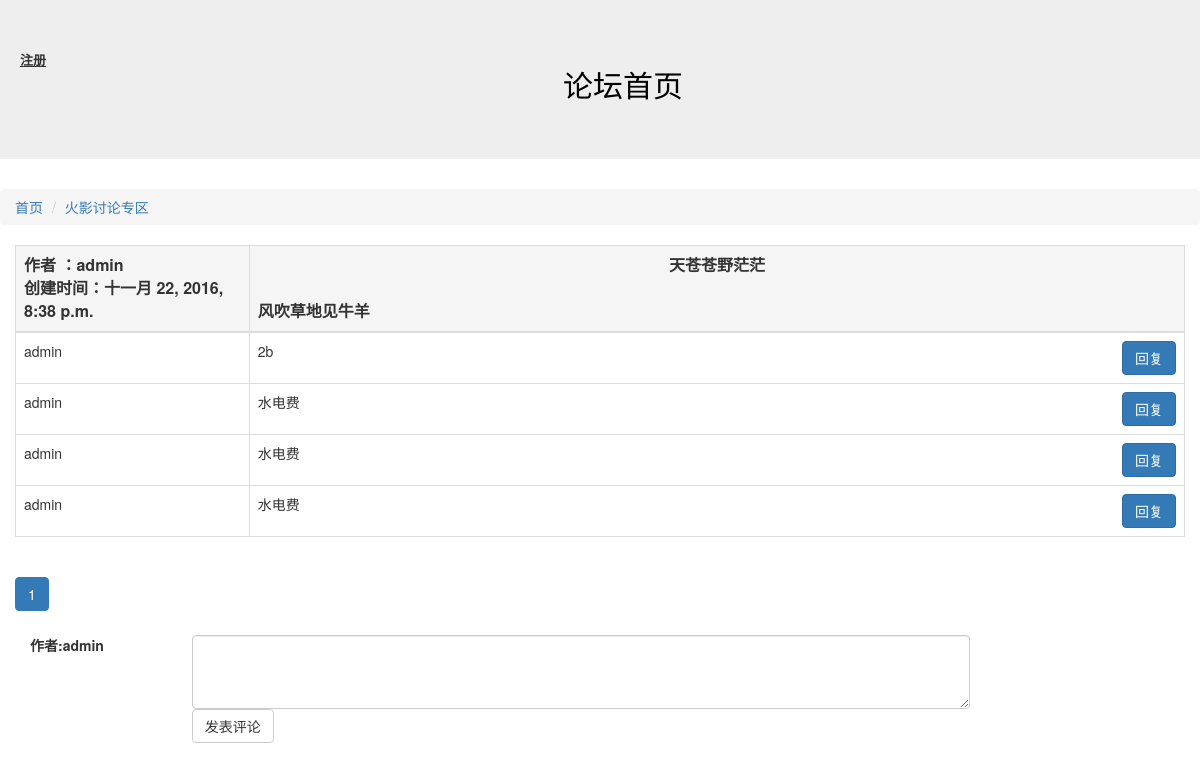
/article/detail/13 (signed in), run on the app's committed database.
### article/models.py (models this page shows, shortened)
class Article(models.Model):
    owner = models.ForeignKey(User,verbose_name="作者")
    block = models.ForeignKey(Block,verbose_name="板块ID")
    title = models.CharField("文章标题",max_length=10)
    content = models.CharField("文章内容",max_length=10000)
    status = models.IntegerField("状态",choices=((0,"正常"),(-1,"关闭")))
    create_timestamp = models.DateTimeField("创建时间",auto_now_add =True)
    last_timestamp = models.DateTimeField("最后更新时间",auto_now=True)
    class Meta:
        verbose_name = "文章"
        verbose_name_plural = "文章"

### block/models.py (models this page shows, shortened)
class Block(models.Model):
    names = models.CharField("板块名称",max_length=100)
    desc = models.CharField("板块描述",max_length=100)
    manager_name = models.CharField("板块管理员名称",max_length=100)
    status = models.IntegerField("状态",choices=((0,"正常"),(-1,"关闭")))
    class Meta:
        verbose_name = "板块"
        verbose_name_plural = "板块配置"

### comment/models.py (models this page shows, shortened)
class Comment(models.Model):
    owner = models.ForeignKey(User,verbose_name="作者")
    article = models.ForeignKey(Article,verbose_name="文章ID")
    content = models.CharField("评论内容",max_length=10000)
    status = models.IntegerField("状态",choices=((0,"正常"),(-1,"关闭")))
    to_comment = models.ForeignKey("self",null=True,blank=True,verbose_name="被回复评论")
    create_timestamp = models.DateTimeField("创建时间",auto_now_add=True)
    last_timestamp = models.DateTimeField("最后更新时间",auto_now=True)
    class Meta:
        verbose_name = "评论"
        verbose_name_plural = "评论"

### article/views.py (the view)
# urls.py: url(r'^detail/(?P<d_id>\d+)',detail),
@login_required
def detail(request,d_id):
    d_id = int(d_id)
    article = Article.objects.get(id=d_id)
    page_no = int(request.GET.get("page_no","1"))
    all_comments = Comment.objects.filter(article=article,status=0).order_by("id")
    comments_objs,page = paginate_queryset(all_comments,page_no,5)
    return render(request,"detail.html",{"detail":article,"page":page,"comments":comments_objs})

### tools.py (called while the page is built)
def paginate_queryset(obj,page_no,cnt_per_page=10,half_show_length=5):
    p = Paginator(obj,cnt_per_page)
    if page_no > p.num_pages:
        page_no = p.num_pages
    if page_no <= 0:
        page_no = 1
    page_links = [ i for i in range(page_no - half_show_length,page_no + half_show_length+1) if i > 0 and i <= p.num_pages]
    page = p.page(page_no)
    count = p.count
    previous_link = page_links[0] -1
    next_link = page_links[-1]+1
    pagination_data = {"has_previous": previous_link > 0,
			"has_next": next_link <= p.num_pages,
			"previous_link":page_no-1,
			"next_link":page_no+1,
			"page_cnt":p.num_pages,
			"current_no":page_no,
			"page_links":page_links,
			"count":count,
}
    return (page.object_list,pagination_data)

### article/templates/detail.html (shortened to what this page needs)
{% extends "base.html" %}
{% block content %}
<ol class="breadcrumb">
  <li ><a href="/">首页</a></li>
  <li class="active"><a href="/article/list/{{ detail.block.id }}">{{ detail.block.names }}</a></li>
</ol>
<div class="col-sm-12">
<table class="table table-bordered">
        <thead>
         <th class="active" style=width:20%;font-size:16px>作者  ：{{ detail.owner }}</br> 创建时间：{{ detail.create_timestamp }}   </br></th>
         <th class="active" style=with:60%;font-size:16px><center>{{ detail.title }} </center></br> {{ detail.content }} </th>
        </thead>
        <tbody>
        {%for comment in comments %}
        <tr >
                <td>{{ comment.owner }}</td>
                <td>
{{ comment.content | linebreaksbr }} <a href="#replyRegion" data-id="{{ comment.id }}"  class="replyBtn btn btn-primary pull-right">回复</a>  </td>
        </tr>
        {% endfor %}
        </tbody>
</table>
{% include "Pagination.html" %}
</div>
<div class="col-sm-10">
<div class="form-group">
<label for="inputEmail3" class="col-sm-2 control-label">作者:{{ request.user }}</label>
<div id="replyRegion" class="col-sm-10">
<textarea id="commentContent" class="form-control" rows="3"></textarea>
</div>
</div>
<div class="form-group">
    <div class="col-sm-offset-2 col-sm-10">
      <button id="commentBtn" type="submit" class="btn btn-default">发表评论</button>
    </div>
  </div>
</div>
{% endblock %}

### data on the page
Article: block.names "火影讨论专区", owner "admin", create_timestamp "十一月 22, 2016, 8:38 p.m.", title "天苍苍野茫茫", content "风吹草地见牛羊"
Comment: owner "admin", content "2b"
Comment: owner "admin", content "水电费"
Comment: owner "admin", content "水电费"
Comment: owner "admin", content "水电费"

### other printed values
{{ page.current_no }} "1"
{{ request.user }} "admin"
